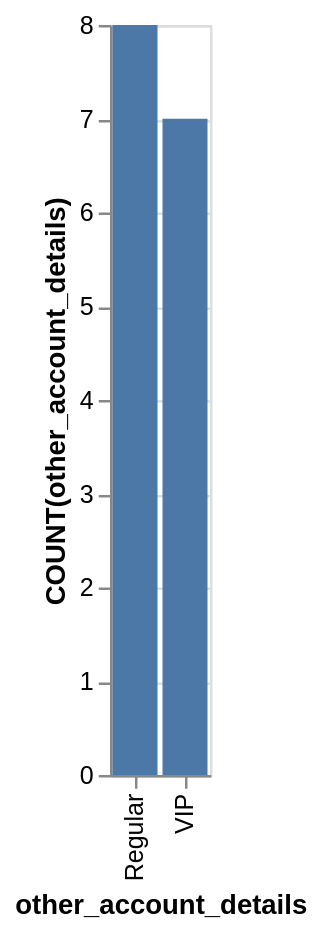

The Vega-Lite source for this figure:
### Vega-Lite specification from a JSON file in a GitHub repository (floating-point values rounded to 4 significant figures)
{"data": {"values": [{"x_data": "Regular", "y_data": 8}, {"x_data": "VIP", "y_data": 7}]}, "mark": "bar", "encoding": {"x": {"field": "x_data", "type": "nominal", "title": "other_account_details", "sort": "ascending"}, "y": {"field": "y_data", "type": "quantitative", "title": "COUNT(other_account_details)"}}}
